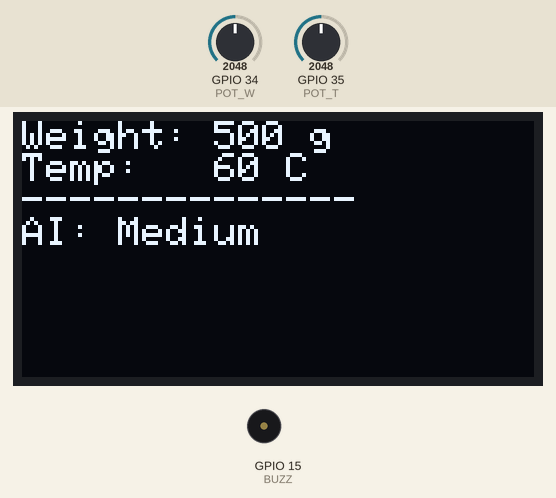
A program run on a simulated ESP32. Shown: 128×64 one-colour display, buzzer (waves = sounding). The inputs (shaded band) are chosen by the test bench; at power-on: GPIO 35 (POT_T) = 2048, GPIO 34 (POT_W) = 2048. WiFi joins after 1.5 s; servers stay silent unless stated.

Above: at 1.2 s.
1.3 s: GPIO 35 (POT_T) set to 2521
2.9 s: GPIO 35 (POT_T) set to 2594
At 3.14 s:
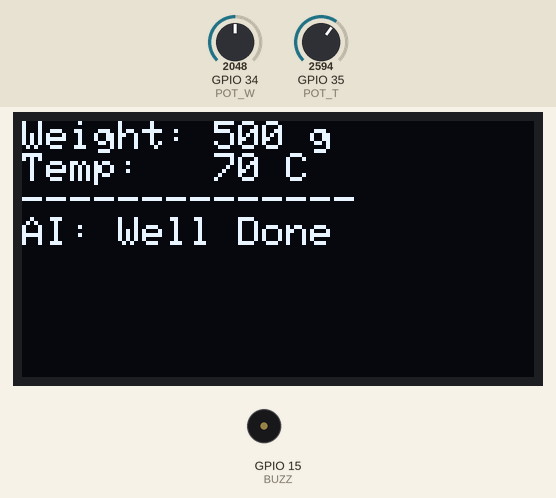
4.7 s: GPIO 34 (POT_W) set to 2077
At 4.95 s:
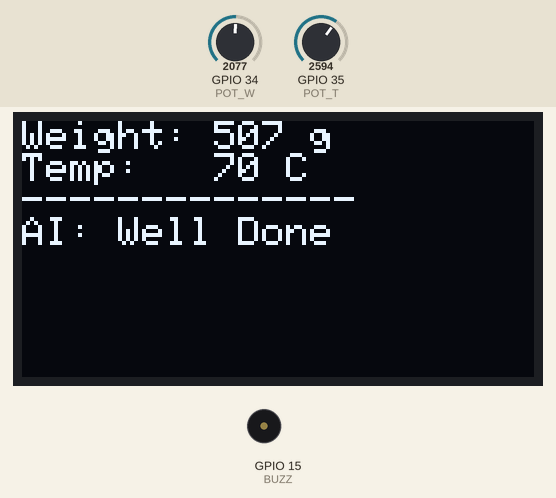
6.6 s: GPIO 35 (POT_T) set to 2047
At 8.0 s:
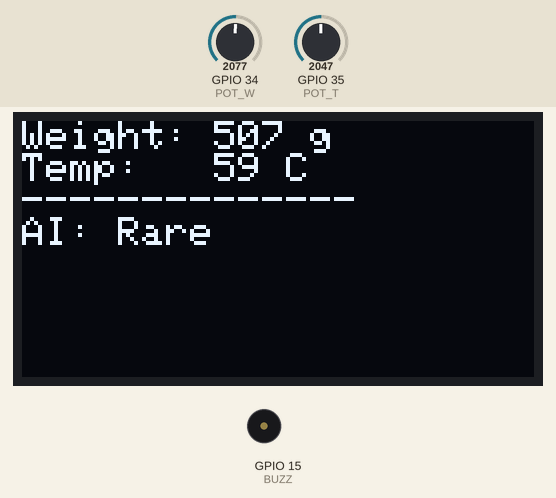
8.3 s: GPIO 35 (POT_T) set to 1568
9.9 s: GPIO 35 (POT_T) set to 1494
At 10.5 s:
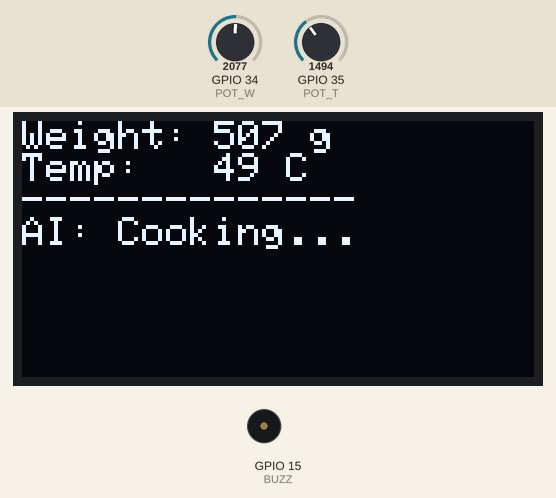
Timing chart, 0 to 12.4 s (numbered marks = the images above; inputs shaded):
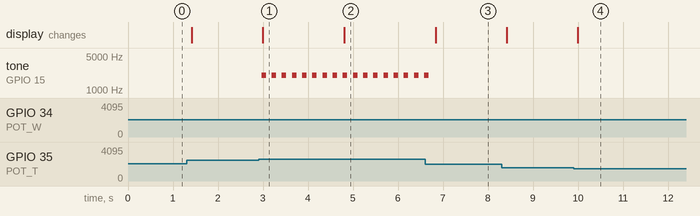

The program:

main.cpp
```cpp
#include <Arduino.h>
#include <WiFi.h>
#include <HTTPClient.h>
#include <Wire.h>
#include <Adafruit_GFX.h>
#include <Adafruit_SSD1306.h>

const char* apiKey = "ISIRPZHOAVGD11FF";
const char* ssid = "Wokwi-GUEST";
const char* password = "";

Adafruit_SSD1306 display(128, 64, &Wire, -1);
#define POT_W 34
#define POT_T 35
#define BUZZ 15

void setup() {
  Serial.begin(115200);
  WiFi.begin(ssid, password);
  pinMode(BUZZ, OUTPUT);
  display.begin(SSD1306_SWITCHCAPVCC, 0x3C);
  display.setTextColor(SSD1306_WHITE);
}

void loop() {
  int w = map(analogRead(POT_W), 0, 4095, 0, 1000);
  int t = map(analogRead(POT_T), 0, 4095, 20, 100);

  String status = "Raw";
  int donenessCode = 0;

  if (t < 50) { status = "Cooking..."; donenessCode=0; }
  else if (t >= 50 && t < 60) { status = "Rare"; donenessCode=1; }
  else if (t >= 60 && t < 70) { status = "Medium"; donenessCode=2; }
  else { status = "Well Done"; donenessCode=3; tone(BUZZ, 2000, 100); }

  display.clearDisplay();
  display.setCursor(0,0);
  display.printf("Weight: %d g\n", w);
  display.printf("Temp:   %d C\n", t);
  display.println("--------------");
  display.printf("AI: %s", status.c_str());
  display.display();

  static unsigned long last = 0;
  if (millis() - last > 15000) {
    last = millis();
    if(WiFi.status() == WL_CONNECTED){
       HTTPClient http;
       String url = "http://api.thingspeak.com/update?api_key=" + String(apiKey) +
                    "&field1=" + String(w) + "&field2=" + String(t) + "&field3=" + String(donenessCode);
       http.begin(url); http.GET(); http.end();
    }
  }
  delay(200);
}
```

Measured:
- the behaviour switches between 2559 and 2560 on GPIO 35 (POT_T) (found by bisection; images 0 and 1)
- the behaviour switches between 2051 and 2052 on GPIO 34 (POT_W) (found by bisection; images 1 and 2)
- the behaviour switches between 1536 and 1535 on GPIO 35 (POT_T) (found by bisection; images 3 and 4)
- after the input at 2.9 s, tone on GPIO 15 (BUZZ): alternates 2000 Hz for 0.10 s and silent for 0.13 s, starting after 0.07 s; the display: changes after 0.09 s (image 1)
- after the input at 4.7 s, the display: changes after 0.10 s (image 2)
- after the input at 6.6 s, tone on GPIO 15 (BUZZ): goes on until 6.7 s, then stays silent; the display: changes after 0.23 s (image 3)
- after the input at 9.9 s, the display: changes after 0.10 s (image 4)
